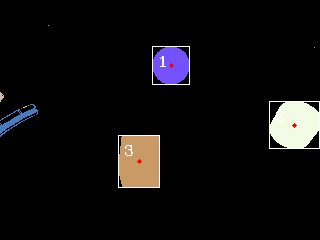
//> input picture For_Simulator/datadump/testss021/image/label.ppm, 320 x 240 px, given in place of sabun_01.pgm, which was not available
$ ./OpenCVlabeling   (built with g++ and OpenCV 4)
//> lines starting //> are read from the running program, lines starting //| are printed output that depends on the picture; after the words box and inside, x2 and y2 are one past the last pixel; in counts of white or black regions, pixels touching at a corner belong together; pictures that were not available may be replaced by others from this repository, and a replacement may not be noted
//http://qiita.com/wakaba130/items/9d921b8b3eb812e4f197
#include<iostream>
#include<vector>
// [4 lines of commented-out code are left out]
#include <opencv/cv.h>
#include <opencv2/opencv.hpp>
// [5 lines of commented-out code are left out]
#include <opencv2/core.hpp>
#include <opencv2/imgproc.hpp>
#include <opencv2/imgcodecs.hpp>
#include <opencv2/highgui.hpp>

#include <iostream>
#include <vector>
#include "./opencv_lib.hpp"


int main(void)
{
    char filename[64];

    //グレースケール入力
    cv::Mat src = cv::imread("./image/sabun_01.pgm", cv::IMREAD_GRAYSCALE);
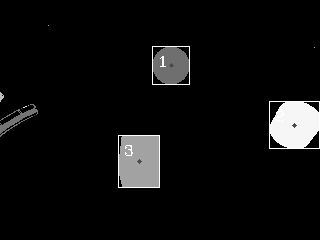
//> src: 240 rows x 320 cols, CV_8UC1; min 0, max 255, mean 14

    // 画像の読み込みに失敗したらエラー終了する
    if(src.empty())
    {
        std::cerr << "Failed to open image file." << std::endl;
        return -1;
    }

    //ラべリング処理
    cv::Mat LabelImg;
    cv::Mat stats;
    cv::Mat centroids;
    int nLab = cv::connectedComponentsWithStats(src, LabelImg, stats, centroids);
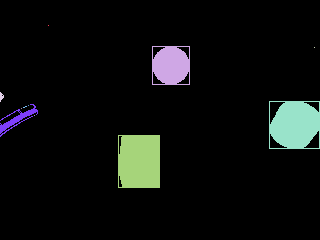
//> LabelImg: 240 rows x 320 cols, CV_32SC1; 12 distinct labels, from 0 to 11; one colour per label, 0 black
//> stats = [[0, 0, 320, 240, 71006], [48, 25, 1, 1, 1], [152, 46, 38, 39, 1247], [314, 47, 1, 1, 1], [0, 92, 4, 10, 24], [269, 101, 51, 48, 2017], [28, 105, 1, 1, 1], [0, 104, 38, 33, 321], [23, 106, 4, 2, 4], [21, 108, 1, 1, 1], [34, 115, 1, 1, 1], [118, 135, 42, 53, 2176]]; centroids = [[156.8, 119.1], [48, 25], [170.5, 65.02], [314, 47], [1, 96.25], [294.5, 124.4], [28, 105], [16.39, 119.1], [24.5, 106.5], [21, 108], [34, 115], [138.9, 161]]; nLab = 12

    // ラベリング結果の描画色を決定
    std::vector<cv::Vec3b> colors(nLab);
    colors[0] = cv::Vec3b(0, 0, 0);
    for (int i = 1; i < nLab; ++i) {
        colors[i] = cv::Vec3b((rand() & 255), (rand() & 255), (rand() & 255));
    }
//> this loop made 11 passes

    // ラベリング結果の描画
    cv::Mat Dst(src.size(), CV_8UC3);

    //物体ごとの中心座標を描画
    cv::Mat Obj1(src.size(), CV_8UC3);
    cv::Mat Obj2(src.size(), CV_8UC3);
    cv::Mat Obj3(src.size(), CV_8UC3);
    cv::Mat Obj4(src.size(), CV_8UC3);
    cv::Mat Obj[4] = {Obj1,Obj2,Obj3,Obj4};

    for (int i = 0; i < Dst.rows; ++i) {
        int *lb = LabelImg.ptr<int>(i);
        cv::Vec3b *pix = Dst.ptr<cv::Vec3b>(i);
        for (int j = 0; j < Dst.cols; ++j) {
            pix[j] = colors[lb[j]];
        }
    }

    int object_num = 0;
    //ROIの設定
    for (int i = 1; i < nLab; ++i) {
        int *param = stats.ptr<int>(i);

        int x = stats.at<int>(i,cv::CC_STAT_LEFT);
        int y = stats.at<int>(i,cv::CC_STAT_TOP);
        int w = stats.at<int>(i,cv::CC_STAT_WIDTH);
        int h = stats.at<int>(i,cv::CC_STAT_HEIGHT);
        int area = stats.at<int>(i,cv::CC_STAT_AREA);
      if(area >= 5){
        object_num++;
	// [4 lines of commented-out code are left out]

        cv::rectangle(Dst, cv::Rect(x, y, w, h), cv::Scalar(255, 255, 255), 1);
    //}

    //重心の出力
    //for (int i = 1; i < nLab; ++i) {
        //double *param = centroids.ptr<double>(i);
        int x2 = static_cast<int>(x);
        int y2 = static_cast<int>(y);

        cv::circle(Dst,cv::Point(x2 + w/2, y2 + h/2), 2, cv::Scalar(0, 0, 255), -1);

	cv::circle(Obj[i],cv::Point(x2 + w/2, y2 + h/2), 2, cv::Scalar(255, 255, 255), -1);

    //}

    //面積値の出力
    //for (int i = 1; i < nLab; ++i) {
        //int *param = stats.ptr<int>(i);
        std::cout << "area "<< i <<" : " << area << std::endl;

        //ROIの左上に番号を書き込む
        //int x = param[cv::ConnectedComponentsTypes::CC_STAT_LEFT];
        //int y = param[cv::ConnectedComponentsTypes::CC_STAT_TOP];
        std::stringstream num;
        num << i;
        cv::putText(Dst, num.str(), cv::Point(x+5, y+20), cv::FONT_HERSHEY_COMPLEX, 0.5, cv::Scalar(255, 255, 255), 1);
      }
    }
//> this loop made 11 passes
//> (x, y, w, h, area, x2, y2) on passes 2, 4, 5, 7, 11: (152, 46, 38, 39, 1247, 152, 46), (0, 92, 4, 10, 24, 0, 92), (269, 101, 51, 48, 2017, 269, 101), (0, 104, 38, 33, 321, 0, 104), (118, 135, 42, 53, 2176, 118, 135)
//| area 2 : 1247
//| area 4 : 24
//| area 5 : 2017
//| area 7 : 321
//| area 11 : 2176
//> pass 2, `cv::putText(Dst, num.str(), cv::Point(x+5, y+20), cv::FONT_HERSHEY_COM..`:
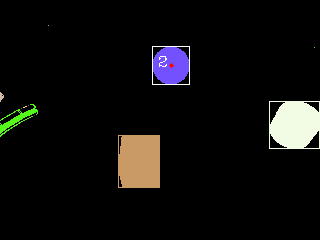
//> Dst: 240 rows x 320 cols, CV_8UC3; mean B, G, R 13.1, 13.8, 14.7
//> after the loop:
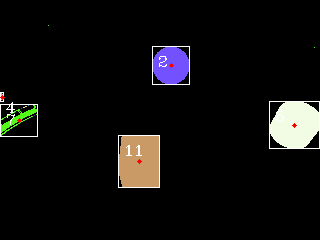
//> Dst: 240 rows x 320 cols, CV_8UC3; 0.95% of pixels changed, all inside (x1, y1, x2, y2) = (0, 92, 320, 188)
//> after the loop:
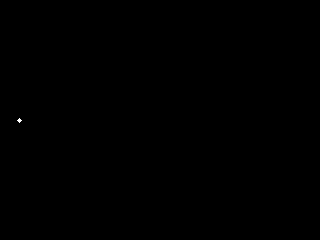
//> Obj1: 240 rows x 320 cols, CV_8UC3; 0.02% white in thin lines or dots, all inside (x1, y1, x2, y2) = (17, 118, 22, 123)
//> after the loop: Obj2: 240 rows x 320 cols, CV_8UC3; every value is 0
//> after the loop, object_num = 5

    cv::imshow("Src", src);
    cv::imshow("Labels", Dst);

    sprintf(filename,"./image/label.ppm");//
    //ppm_write(filename, Dst);
    //imwrite(const string& filename, const Mat& img, const vector<int>& params=vector<int>()
    imwrite(filename, Dst);
    for (int i = 1;i<= object_num;i++){
      sprintf(filename,"./image/label_%02d.ppm",i);//
      imwrite(filename, Obj[i]);
    }
//> this loop made 5 passes
    cv::waitKey();

    std::cout << "object num: " << object_num << std::endl;
//| object num: 5

    return 0;
}
